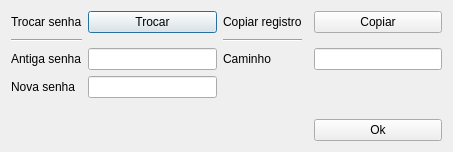
<?xml version="1.0" encoding="UTF-8"?>
<ui version="4.0">
 <class>options</class>
 <widget class="QDialog" name="options">
  <property name="geometry">
   <rect>
    <x>0</x>
    <y>0</y>
    <width>453</width>
    <height>152</height>
   </rect>
  </property>
  <property name="windowTitle">
   <string>Dialog</string>
  </property>
  <layout class="QGridLayout" name="gridLayout_2">
   <item row="1" column="3">
    <widget class="QPushButton" name="okps">
     <property name="text">
      <string>Trocar</string>
     </property>
    </widget>
   </item>
   <item row="4" column="3">
    <widget class="QLineEdit" name="newps"/>
   </item>
   <item row="2" column="0">
    <widget class="Line" name="line">
     <property name="orientation">
      <enum>Qt::Horizontal</enum>
     </property>
    </widget>
   </item>
   <item row="4" column="0">
    <widget class="QLabel" name="label_3">
     <property name="text">
      <string>Nova senha</string>
     </property>
    </widget>
   </item>
   <item row="3" column="3">
    <widget class="QLineEdit" name="oldps"/>
   </item>
   <item row="1" column="5">
    <widget class="Line" name="line_3">
     <property name="orientation">
      <enum>Qt::Horizontal</enum>
     </property>
    </widget>
   </item>
   <item row="3" column="0">
    <widget class="QLabel" name="label">
     <property name="text">
      <string>Antiga senha</string>
     </property>
    </widget>
   </item>
   <item row="1" column="0">
    <widget class="QLabel" name="label_2">
     <property name="text">
      <string>Trocar senha</string>
     </property>
    </widget>
   </item>
   <item row="1" column="4">
    <widget class="QLabel" name="label_4">
     <property name="text">
      <string>Copiar registro</string>
     </property>
    </widget>
   </item>
   <item row="3" column="4">
    <widget class="QLabel" name="label_5">
     <property name="text">
      <string>Caminho</string>
     </property>
    </widget>
   </item>
   <item row="3" column="6">
    <widget class="QLineEdit" name="path"/>
   </item>
   <item row="1" column="6">
    <widget class="QPushButton" name="copy">
     <property name="text">
      <string>Copiar</string>
     </property>
    </widget>
   </item>
   <item row="2" column="4">
    <widget class="Line" name="line_2">
     <property name="orientation">
      <enum>Qt::Horizontal</enum>
     </property>
    </widget>
   </item>
   <item row="5" column="6">
    <spacer name="verticalSpacer">
     <property name="orientation">
      <enum>Qt::Vertical</enum>
     </property>
     <property name="sizeHint" stdset="0">
      <size>
       <width>20</width>
       <height>40</height>
      </size>
     </property>
    </spacer>
   </item>
   <item row="6" column="6">
    <widget class="QPushButton" name="exitopt">
     <property name="text">
      <string>Ok</string>
     </property>
    </widget>
   </item>
  </layout>
 </widget>
 <resources/>
 <connections/>
</ui>
